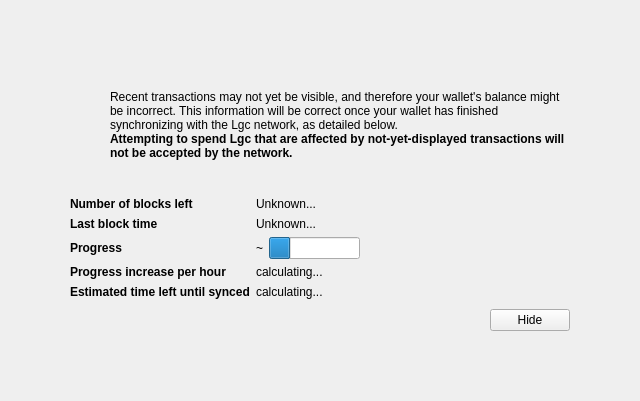
<?xml version="1.0" encoding="UTF-8"?>
<ui version="4.0">
 <class>ModalOverlay</class>
 <widget class="ModalOverlay" name="ModalOverlay">
  <property name="geometry">
   <rect>
    <x>0</x>
    <y>0</y>
    <width>640</width>
    <height>401</height>
   </rect>
  </property>
  <property name="windowTitle">
   <string>Form</string>
  </property>
  <layout class="QVBoxLayout" name="verticalLayout" stretch="0">
   <property name="sizeConstraint">
    <enum>QLayout::SetDefaultConstraint</enum>
   </property>
   <property name="leftMargin">
    <number>0</number>
   </property>
   <property name="topMargin">
    <number>0</number>
   </property>
   <property name="rightMargin">
    <number>0</number>
   </property>
   <property name="bottomMargin">
    <number>0</number>
   </property>
   <item>
    <widget class="QWidget" name="bgWidget" native="true">
     <property name="styleSheet">
      <string notr="true"/>
     </property>
     <layout class="QVBoxLayout" name="verticalLayoutMain" stretch="0">
      <property name="leftMargin">
       <number>60</number>
      </property>
      <property name="topMargin">
       <number>60</number>
      </property>
      <property name="rightMargin">
       <number>60</number>
      </property>
      <property name="bottomMargin">
       <number>60</number>
      </property>
      <item>
       <widget class="QWidget" name="contentWidget" native="true">
        <property name="styleSheet">
         <string notr="true"/>
        </property>
        <layout class="QVBoxLayout" name="verticalLayoutSub" stretch="1,0,0,0,0">
         <property name="spacing">
          <number>0</number>
         </property>
         <property name="leftMargin">
          <number>10</number>
         </property>
         <property name="topMargin">
          <number>10</number>
         </property>
         <property name="rightMargin">
          <number>10</number>
         </property>
         <property name="bottomMargin">
          <number>10</number>
         </property>
         <item>
          <layout class="QHBoxLayout" name="horizontalLayoutIconText" stretch="0,1">
           <property name="topMargin">
            <number>20</number>
           </property>
           <item>
            <layout class="QVBoxLayout" name="verticalLayoutIcon">
             <property name="leftMargin">
              <number>0</number>
             </property>
             <item>
              <widget class="QPushButton" name="warningIcon">
               <property name="enabled">
                <bool>false</bool>
               </property>
               <property name="text">
                <string/>
               </property>
               <property name="icon">
                <iconset>
                 <normaloff>:/icons/warning</normaloff>
                 <disabledoff>:/icons/warning</disabledoff>:/icons/warning</iconset>
               </property>
               <property name="iconSize">
                <size>
                 <width>48</width>
                 <height>48</height>
                </size>
               </property>
               <property name="flat">
                <bool>true</bool>
               </property>
              </widget>
             </item>
             <item>
              <spacer name="verticalSpacerWarningIcon">
               <property name="orientation">
                <enum>Qt::Vertical</enum>
               </property>
               <property name="sizeHint" stdset="0">
                <size>
                 <width>20</width>
                 <height>40</height>
                </size>
               </property>
              </spacer>
             </item>
            </layout>
           </item>
           <item>
            <layout class="QVBoxLayout" name="verticalLayoutInfoText">
             <property name="leftMargin">
              <number>0</number>
             </property>
             <property name="topMargin">
              <number>0</number>
             </property>
             <item>
              <widget class="QLabel" name="infoText">
               <property name="text">
                <string>Recent transactions may not yet be visible, and therefore your wallet's balance might be incorrect. This information will be correct once your wallet has finished synchronizing with the Lgc network, as detailed below.</string>
               </property>
               <property name="textFormat">
                <enum>Qt::RichText</enum>
               </property>
               <property name="wordWrap">
                <bool>true</bool>
               </property>
              </widget>
             </item>
             <item>
              <widget class="QLabel" name="infoTextStrong">
               <property name="font">
                <font>
                 <weight>75</weight>
                 <bold>true</bold>
                </font>
               </property>
               <property name="text">
                <string>Attempting to spend Lgc that are affected by not-yet-displayed transactions will not be accepted by the network.</string>
               </property>
               <property name="textFormat">
                <enum>Qt::RichText</enum>
               </property>
               <property name="wordWrap">
                <bool>true</bool>
               </property>
              </widget>
             </item>
             <item>
              <spacer name="verticalSpacerInTextSpace">
               <property name="orientation">
                <enum>Qt::Vertical</enum>
               </property>
               <property name="sizeHint" stdset="0">
                <size>
                 <width>20</width>
                 <height>40</height>
                </size>
               </property>
              </spacer>
             </item>
            </layout>
           </item>
          </layout>
         </item>
         <item>
          <spacer name="verticalSpacerAfterText">
           <property name="orientation">
            <enum>Qt::Vertical</enum>
           </property>
           <property name="sizeHint" stdset="0">
            <size>
             <width>20</width>
             <height>40</height>
            </size>
           </property>
          </spacer>
         </item>
         <item>
          <layout class="QFormLayout" name="formLayout">
           <property name="fieldGrowthPolicy">
            <enum>QFormLayout::FieldsStayAtSizeHint</enum>
           </property>
           <property name="horizontalSpacing">
            <number>6</number>
           </property>
           <property name="verticalSpacing">
            <number>6</number>
           </property>
           <property name="topMargin">
            <number>10</number>
           </property>
           <item row="0" column="0">
            <widget class="QLabel" name="labelNumberOfBlocksLeft">
             <property name="font">
              <font>
               <weight>75</weight>
               <bold>true</bold>
              </font>
             </property>
             <property name="text">
              <string>Number of blocks left</string>
             </property>
            </widget>
           </item>
           <item row="0" column="1">
            <widget class="QLabel" name="numberOfBlocksLeft">
             <property name="text">
              <string>Unknown...</string>
             </property>
            </widget>
           </item>
           <item row="1" column="0">
            <widget class="QLabel" name="labelLastBlockTime">
             <property name="font">
              <font>
               <weight>75</weight>
               <bold>true</bold>
              </font>
             </property>
             <property name="text">
              <string>Last block time</string>
             </property>
            </widget>
           </item>
           <item row="1" column="1">
            <widget class="QLabel" name="newestBlockDate">
             <property name="sizePolicy">
              <sizepolicy hsizetype="Maximum" vsizetype="Preferred">
               <horstretch>0</horstretch>
               <verstretch>0</verstretch>
              </sizepolicy>
             </property>
             <property name="text">
              <string>Unknown...</string>
             </property>
            </widget>
           </item>
           <item row="2" column="0">
            <widget class="QLabel" name="labelSyncDone">
             <property name="font">
              <font>
               <weight>75</weight>
               <bold>true</bold>
              </font>
             </property>
             <property name="text">
              <string>Progress</string>
             </property>
            </widget>
           </item>
           <item row="2" column="1">
            <layout class="QHBoxLayout" name="horizontalLayoutSync" stretch="0,1">
             <item>
              <widget class="QLabel" name="percentageProgress">
               <property name="text">
                <string notr="true">~</string>
               </property>
              </widget>
             </item>
             <item>
              <widget class="QProgressBar" name="progressBar">
               <property name="value">
                <number>24</number>
               </property>
               <property name="format">
                <string/>
               </property>
              </widget>
             </item>
            </layout>
           </item>
           <item row="4" column="0">
            <widget class="QLabel" name="labelProgressIncrease">
             <property name="font">
              <font>
               <weight>75</weight>
               <bold>true</bold>
              </font>
             </property>
             <property name="text">
              <string>Progress increase per hour</string>
             </property>
            </widget>
           </item>
           <item row="4" column="1">
            <widget class="QLabel" name="progressIncreasePerH">
             <property name="text">
              <string>calculating...</string>
             </property>
            </widget>
           </item>
           <item row="5" column="0">
            <widget class="QLabel" name="labelEstimatedTimeLeft">
             <property name="font">
              <font>
               <weight>75</weight>
               <bold>true</bold>
              </font>
             </property>
             <property name="text">
              <string>Estimated time left until synced</string>
             </property>
            </widget>
           </item>
           <item row="5" column="1">
            <widget class="QLabel" name="expectedTimeLeft">
             <property name="text">
              <string>calculating...</string>
             </property>
            </widget>
           </item>
          </layout>
         </item>
         <item>
          <layout class="QHBoxLayout" name="horizontalLayoutButtons">
           <property name="leftMargin">
            <number>10</number>
           </property>
           <property name="topMargin">
            <number>10</number>
           </property>
           <item>
            <spacer name="horizontalSpacer">
             <property name="orientation">
              <enum>Qt::Horizontal</enum>
             </property>
             <property name="sizeHint" stdset="0">
              <size>
               <width>40</width>
               <height>20</height>
              </size>
             </property>
            </spacer>
           </item>
           <item>
            <widget class="QPushButton" name="closeButton">
             <property name="text">
              <string>Hide</string>
             </property>
            </widget>
           </item>
          </layout>
         </item>
         <item>
          <layout class="QVBoxLayout" name="verticalLayout_2">
           <item>
            <spacer name="verticalSpacer">
             <property name="orientation">
              <enum>Qt::Vertical</enum>
             </property>
             <property name="sizeHint" stdset="0">
              <size>
               <width>20</width>
               <height>40</height>
              </size>
             </property>
            </spacer>
           </item>
          </layout>
         </item>
        </layout>
       </widget>
      </item>
     </layout>
    </widget>
   </item>
  </layout>
 </widget>
 <customwidgets>
  <customwidget>
   <class>ModalOverlay</class>
   <extends>QWidget</extends>
   <header>modaloverlay.h</header>
   <container>1</container>
  </customwidget>
 </customwidgets>
 <resources/>
 <connections/>
</ui>
